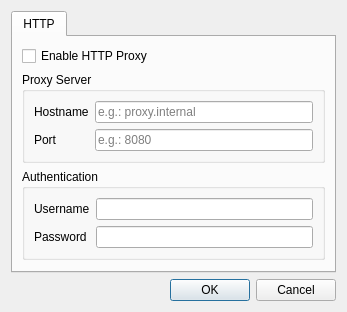
<?xml version="1.0" encoding="UTF-8"?>
<ui version="4.0">
 <class>ProxySettingsWidgetForm</class>
 <widget class="QWidget" name="ProxySettingsWidgetForm">
  <property name="geometry">
   <rect>
    <x>0</x>
    <y>0</y>
    <width>347</width>
    <height>287</height>
   </rect>
  </property>
  <layout class="QVBoxLayout" name="verticalLayout">
   <item>
    <widget class="QTabWidget" name="tabWidget">
     <property name="currentIndex">
      <number>0</number>
     </property>
     <widget class="QWidget" name="tab">
      <attribute name="title">
       <string>HTTP</string>
      </attribute>
      <layout class="QVBoxLayout" name="verticalLayout_2">
       <item>
        <widget class="QCheckBox" name="checkBox">
         <property name="text">
          <string>Enable HTTP Proxy</string>
         </property>
        </widget>
       </item>
       <item>
        <widget class="QGroupBox" name="groupBox_2">
         <property name="title">
          <string>Proxy Server</string>
         </property>
         <property name="checkable">
          <bool>false</bool>
         </property>
         <layout class="QFormLayout" name="formLayout_2">
          <item row="0" column="0">
           <widget class="QLabel" name="label_3">
            <property name="text">
             <string>Hostname</string>
            </property>
           </widget>
          </item>
          <item row="0" column="1">
           <widget class="QLineEdit" name="httpHost">
            <property name="placeholderText">
             <string>e.g.: proxy.internal</string>
            </property>
           </widget>
          </item>
          <item row="1" column="0">
           <widget class="QLabel" name="label_4">
            <property name="text">
             <string>Port</string>
            </property>
           </widget>
          </item>
          <item row="1" column="1">
           <widget class="QLineEdit" name="httpPort">
            <property name="placeholderText">
             <string>e.g.: 8080</string>
            </property>
           </widget>
          </item>
         </layout>
        </widget>
       </item>
       <item>
        <widget class="QGroupBox" name="groupBox">
         <property name="title">
          <string>Authentication</string>
         </property>
         <property name="checkable">
          <bool>false</bool>
         </property>
         <layout class="QFormLayout" name="formLayout">
          <item row="0" column="0">
           <widget class="QLabel" name="label">
            <property name="text">
             <string>Username</string>
            </property>
           </widget>
          </item>
          <item row="0" column="1">
           <widget class="QLineEdit" name="httpUsername"/>
          </item>
          <item row="1" column="0">
           <widget class="QLabel" name="label_2">
            <property name="text">
             <string>Password</string>
            </property>
           </widget>
          </item>
          <item row="1" column="1">
           <widget class="QLineEdit" name="httpPassword"/>
          </item>
         </layout>
        </widget>
       </item>
       <item>
        <spacer name="verticalSpacer">
         <property name="orientation">
          <enum>Qt::Vertical</enum>
         </property>
         <property name="sizeHint" stdset="0">
          <size>
           <width>20</width>
           <height>0</height>
          </size>
         </property>
        </spacer>
       </item>
      </layout>
     </widget>
    </widget>
   </item>
   <item>
    <layout class="QHBoxLayout" name="horizontalLayout">
     <item>
      <spacer name="horizontalSpacer">
       <property name="orientation">
        <enum>Qt::Horizontal</enum>
       </property>
       <property name="sizeHint" stdset="0">
        <size>
         <width>40</width>
         <height>20</height>
        </size>
       </property>
      </spacer>
     </item>
     <item>
      <widget class="QPushButton" name="okButton">
       <property name="text">
        <string>OK</string>
       </property>
       <property name="default">
        <bool>true</bool>
       </property>
      </widget>
     </item>
     <item>
      <widget class="QPushButton" name="cancelButton">
       <property name="text">
        <string>Cancel</string>
       </property>
      </widget>
     </item>
    </layout>
   </item>
  </layout>
 </widget>
 <tabstops>
  <tabstop>tabWidget</tabstop>
  <tabstop>checkBox</tabstop>
  <tabstop>httpHost</tabstop>
  <tabstop>httpPort</tabstop>
  <tabstop>httpUsername</tabstop>
  <tabstop>httpPassword</tabstop>
  <tabstop>okButton</tabstop>
  <tabstop>cancelButton</tabstop>
 </tabstops>
 <resources/>
 <connections>
  <connection>
   <sender>checkBox</sender>
   <signal>toggled(bool)</signal>
   <receiver>groupBox_2</receiver>
   <slot>setEnabled(bool)</slot>
   <hints>
    <hint type="sourcelabel">
     <x>75</x>
     <y>45</y>
    </hint>
    <hint type="destinationlabel">
     <x>70</x>
     <y>69</y>
    </hint>
   </hints>
  </connection>
  <connection>
   <sender>checkBox</sender>
   <signal>toggled(bool)</signal>
   <receiver>groupBox</receiver>
   <slot>setEnabled(bool)</slot>
   <hints>
    <hint type="sourcelabel">
     <x>111</x>
     <y>48</y>
    </hint>
    <hint type="destinationlabel">
     <x>102</x>
     <y>156</y>
    </hint>
   </hints>
  </connection>
 </connections>
</ui>
